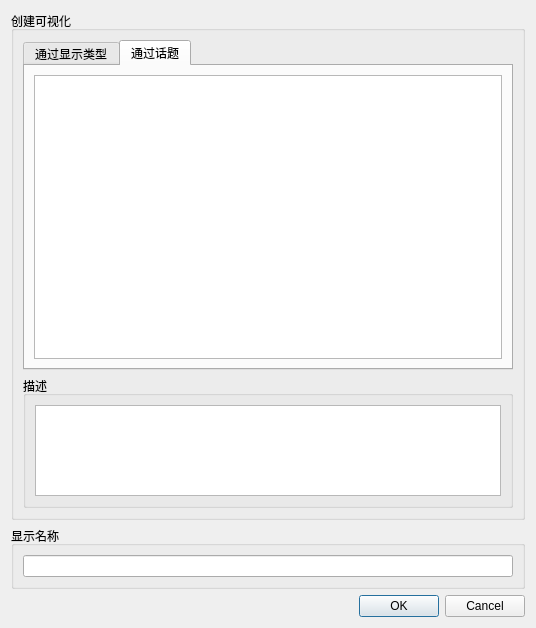
<?xml version="1.0" encoding="UTF-8"?>
<ui version="4.0">
 <class>AddLayer</class>
 <widget class="QDialog" name="AddLayer">
  <property name="geometry">
   <rect>
    <x>0</x>
    <y>0</y>
    <width>536</width>
    <height>628</height>
   </rect>
  </property>
  <property name="windowTitle">
   <string>Dialog</string>
  </property>
  <layout class="QVBoxLayout" name="verticalLayout_7">
   <item>
    <layout class="QVBoxLayout" name="verticalLayout_6" stretch="9,1,1">
     <item>
      <widget class="QGroupBox" name="groupBox">
       <property name="title">
        <string>创建可视化</string>
       </property>
       <layout class="QVBoxLayout" name="verticalLayout_4">
        <item>
         <layout class="QVBoxLayout" name="verticalLayout_3" stretch="5,2">
          <item>
           <widget class="QTabWidget" name="tabWidget">
            <property name="currentIndex">
             <number>1</number>
            </property>
            <widget class="QWidget" name="tab_ByDisplayType">
             <attribute name="title">
              <string>通过显示类型</string>
             </attribute>
             <layout class="QVBoxLayout" name="verticalLayout_2">
              <item>
               <widget class="QTreeWidget" name="treeWidget_AllLayer">
                <attribute name="headerVisible">
                 <bool>false</bool>
                </attribute>
                <column>
                 <property name="text">
                  <string notr="true">1</string>
                 </property>
                </column>
               </widget>
              </item>
             </layout>
            </widget>
            <widget class="QWidget" name="tab_ByTopic">
             <attribute name="title">
              <string>通过话题</string>
             </attribute>
             <layout class="QVBoxLayout" name="verticalLayout_8">
              <item>
               <widget class="QTreeWidget" name="treeWidget_ByTopic">
                <property name="showDropIndicator" stdset="0">
                 <bool>true</bool>
                </property>
                <attribute name="headerVisible">
                 <bool>false</bool>
                </attribute>
                <column>
                 <property name="text">
                  <string>1</string>
                 </property>
                </column>
               </widget>
              </item>
             </layout>
            </widget>
           </widget>
          </item>
          <item>
           <widget class="QGroupBox" name="groupBox_2">
            <property name="title">
             <string>描述</string>
            </property>
            <layout class="QVBoxLayout" name="verticalLayout">
             <item>
              <widget class="QTextBrowser" name="textBrowser_Description"/>
             </item>
            </layout>
           </widget>
          </item>
         </layout>
        </item>
       </layout>
      </widget>
     </item>
     <item>
      <widget class="QGroupBox" name="groupBox_3">
       <property name="title">
        <string>显示名称</string>
       </property>
       <layout class="QVBoxLayout" name="verticalLayout_5">
        <item>
         <widget class="QLineEdit" name="lineEdit_DisplayName"/>
        </item>
       </layout>
      </widget>
     </item>
     <item>
      <widget class="QDialogButtonBox" name="buttonBox">
       <property name="orientation">
        <enum>Qt::Horizontal</enum>
       </property>
       <property name="standardButtons">
        <set>QDialogButtonBox::Cancel|QDialogButtonBox::Ok</set>
       </property>
      </widget>
     </item>
    </layout>
   </item>
  </layout>
 </widget>
 <resources/>
 <connections>
  <connection>
   <sender>buttonBox</sender>
   <signal>accepted()</signal>
   <receiver>AddLayer</receiver>
   <slot>accept()</slot>
   <hints>
    <hint type="sourcelabel">
     <x>248</x>
     <y>254</y>
    </hint>
    <hint type="destinationlabel">
     <x>157</x>
     <y>274</y>
    </hint>
   </hints>
  </connection>
  <connection>
   <sender>buttonBox</sender>
   <signal>rejected()</signal>
   <receiver>AddLayer</receiver>
   <slot>reject()</slot>
   <hints>
    <hint type="sourcelabel">
     <x>316</x>
     <y>260</y>
    </hint>
    <hint type="destinationlabel">
     <x>286</x>
     <y>274</y>
    </hint>
   </hints>
  </connection>
 </connections>
</ui>
